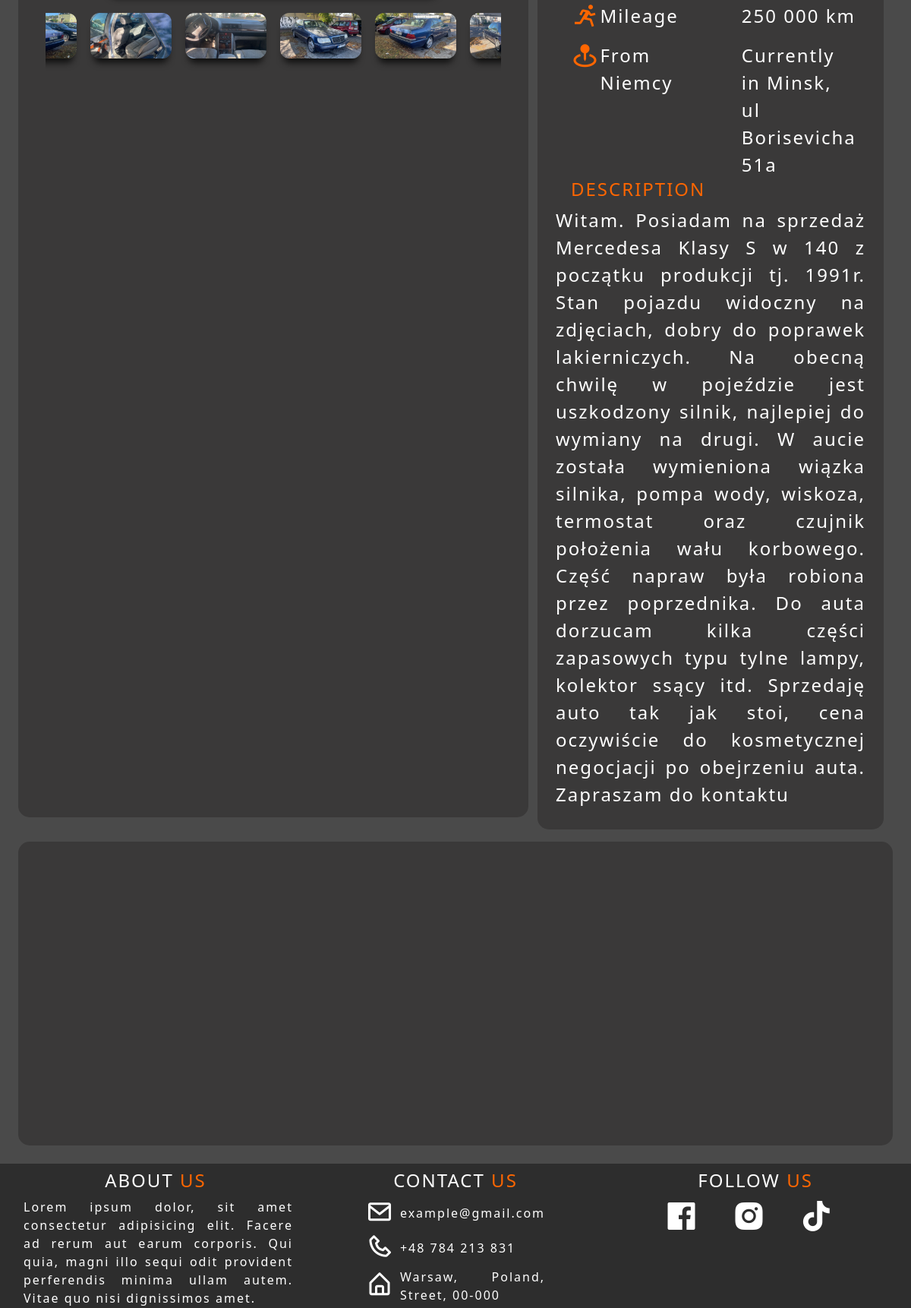
/about/13/ (lower part), run on an earlier commit of the app's database.
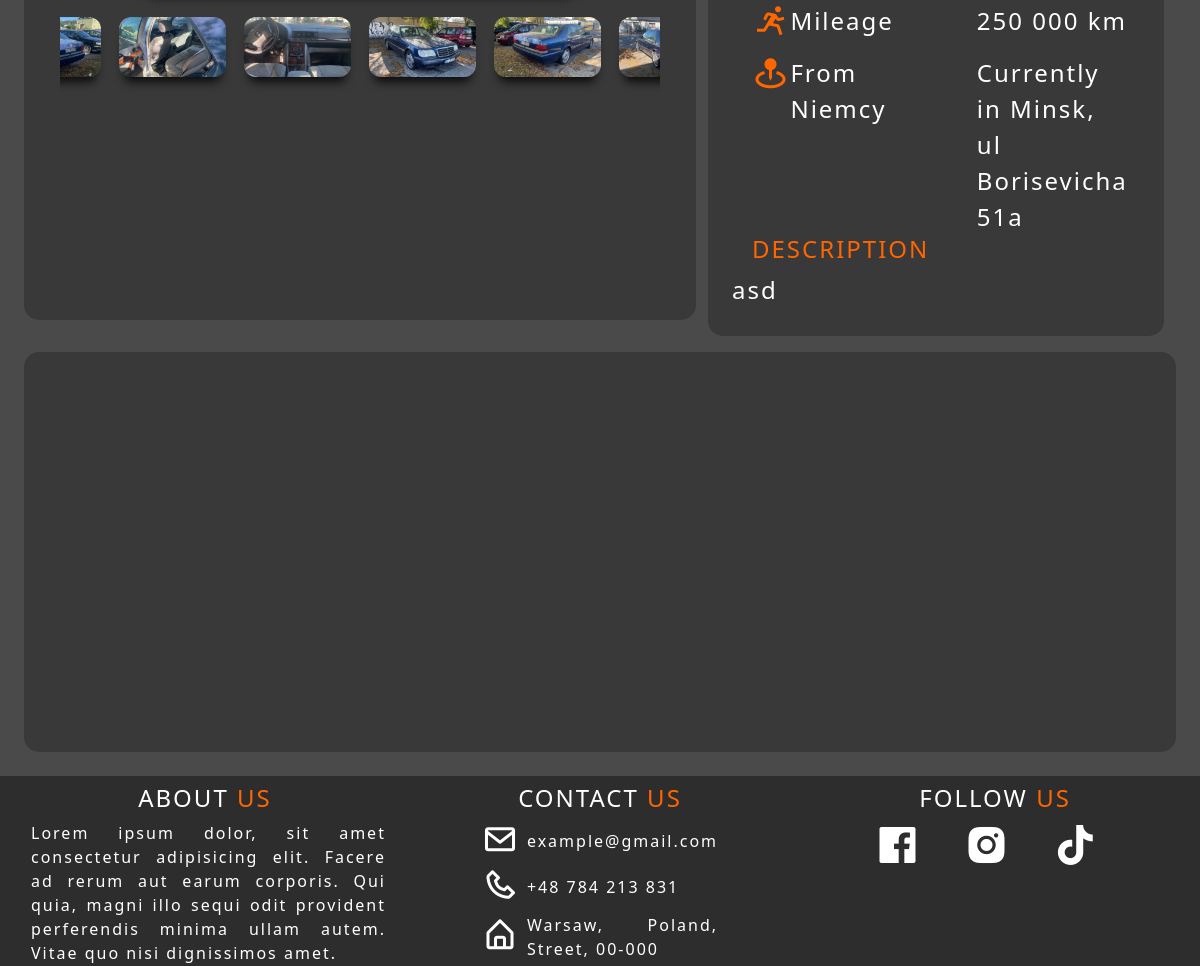
And on a later commit of the database.
### andrei/models.py (models this page shows)
class Vehicle(models.Model):
    name = models.CharField(max_length=100)
    description = models.TextField(null=False)
    lon = models.FloatField()
    lat = models.FloatField()
    vtype = models.CharField(max_length=20)
    engine = models.CharField(max_length=100)
    fuel_type = models.CharField(max_length=100)
    transmission = models.CharField(max_length=10)
    year_of_prod = models.IntegerField()
    mileage = models.CharField(max_length=15)
    hometown = models.CharField(max_length=30)                  # from ""
    currently_in = models.CharField(max_length=30)              # currently in ""
    users = models.ManyToManyField(User)                        # чтобы лайкнуть car

### andrei/views.py (the view)
# urls.py: path('about/<int:id>/', about_vehicle_page, name='about'),
def about_vehicle_page(request, id: str):
    vehicle = Vehicle.objects.get(id=id)
    like_vehicle_class = get_user_like_vehicle_class(request, vehicle)
    context = {
        "vehicle": vehicle,
        'images_set': vehicle.additionalimage_set.all(),
        'like_vehicle_class': like_vehicle_class
    }
    return render(request, 'about_page.html', context=context)

### andrei/logic.py (called while the page is built)
def get_user_like_vehicle_class(request, vehicle: Vehicle):
    if not request.user.is_authenticated:
        return 'like-vehicle-nonpressed'
    return 'like-vehicle-pressed' \
        if vehicle.users.filter(id=request.user.id).exists() \
        else 'like-vehicle-nonpressed'

### templates/about_page.html (shortened to what the changed rows need)
{% load static %}
<html lang="en">
<head>
  <link href="https://cdn.jsdelivr.net/npm/bootstrap@5.0.2/dist/css/bootstrap.min.css" rel="stylesheet">
  <link href='https://unpkg.com/boxicons@2.1.4/css/boxicons.min.css' rel='stylesheet'>
  <link rel="stylesheet" type="text/css" href="https://cdn.jsdelivr.net/npm/slick-carousel@1.8.1/slick/slick.css">
  <link rel="stylesheet" type="text/css" href="{% static '/slick/slick.css' %}"/>
  <link rel="stylesheet" type="text/css" href="{% static '/slick/slick-theme.css' %}"/>
  <link rel="stylesheet" href="{% static 'v8.2.0-package/ol.css' %}"/>
  <link rel="stylesheet" type="text/css" href="https://cdn.jsdelivr.net/npm/slick-carousel@1.8.1/slick/slick.css">
</head>
<body>
    <div class="row car-cols">
        <div class="col-xl-5">
          <div class="info">
            <div class="row">
              <div class="row info-row">
                <div class="col-6 d-flex info-left">
                  <i class='bx bx-run bx-md' style="color: #ff6600;"></i>
                  <p>Mileage</p>
                </div>
                <div class="col-6 d-flex info-right">
                  {{ vehicle.mileage }}
                </div>
              </div>
              <div class="row info-row">
                <div class="col-6 d-flex info-left">
                  <i class='bx bxs-map-pin bx-md' style="color: #ff6600;"></i>
                  <p>From {{ vehicle.hometown }}</p>
                </div>
                <div class="col-6 d-flex info-right">
                  Currently in {{ vehicle.currently_in }}
                </div>
              </div>
            </div>
            <div class="row description">
              <h4 style="color: #ff6600; margin-left: 20px; width: min-content">
                <span>DESCRIPTION</span>
              </h4>
              <p style="text-align: justify;">
                {{ vehicle.description }}
              </p>
            </div>
          </div>
        </div>
    </div>
</body>
</html>

What changed in the data, as far as the page shows it:
changed Vehicle "250 000 km": description "Witam. Posiadam na sprzedaż Mercedesa Klasy S w 140 z początku produkcji tj. 1991r. Stan pojazdu widoczny na zdjęciach, dobry do poprawek lakierniczych. Na obecną chwilę w pojeździe jest uszkodzony silnik, najlepiej do wymiany na drugi. W aucie została wymieniona wiązka silnika, pompa wody, wiskoza, termostat oraz czujnik położenia wału korbowego. Część napraw była robiona przez poprzednika. Do auta dorzucam kilka części zapasowych typu tylne lampy, kolektor ssący itd. Sprzedaję auto tak jak stoi, cena oczywiście do kosmetycznej negocjacji po obejrzeniu auta. Zapraszam do kontaktu" → "asd"
